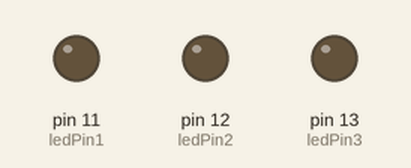
Simulated run of this sketch. Board: Arduino Uno, built with avr-gcc and run on an emulated ATmega328P. On the bench: output pins drawn as LEDs (lit = HIGH).

Above: at 0.15 s.
At 7.54 s:
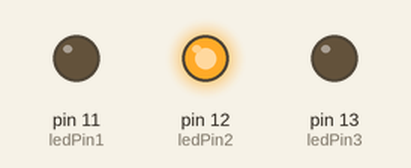
At 14.75 s:
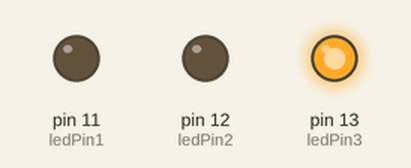
Timing chart, 0 to 15.4 s (numbered marks = the images above):
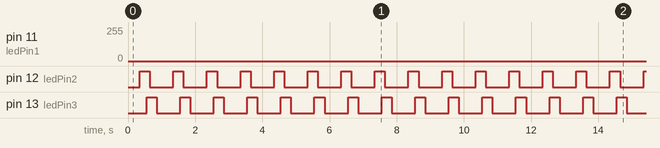

The sketch:

3leds_ascendendo_e_apagando.ino
```cpp
const int ledPin1 = 11;
const int ledPin2 = 12;
const int ledPin3 = 13;

unsigned long milissegAnterior = 0;
const int intervalo1 = 0; // Começo da animação do LED1
const int intervalo2 = 200; // Começo da animação do LED2
const int intervalo3 = 400; // Começo da animação do LED3

void setup() {
  // put your setup code here, to run once:
  pinMode(ledPin1, OUTPUT);
  pinMode(ledPin2, OUTPUT);
  pinMode(ledPin3, OUTPUT);

}

void loop() {
  unsigned long milissegAtual = millis();

  // LED 1
  // Se o tempo atual está entre o início da animação do LED1 e 300ms depois
  if (milissegAtual - milissegAnterior >= intervalo1 && milissegAtual - milissegAnterior <= intervalo1 + 300) {
    // Mapeia o tempo dentro desse intervalo para um valor de brilho entre 0 e 255 (ascendendo)
    int brilho = map(milissegAtual - milissegAnterior - intervalo1, 0, 300, 0, 255);
    // Define o brilho do LED1 usando PWM
    analogWrite(ledPin1, brilho);
  }
  // Se o tempo atual está entre 300ms e 600ms depois do início da animação do LED1
  else if (milissegAtual - milissegAnterior > intervalo1 + 300 && milissegAtual - milissegAnterior <= intervalo1 + 600) {
    // Mapeia o tempo dentro desse intervalo para um valor de brilho entre 255 e 0 (descendendo)
    int brilho = map(milissegAtual - milissegAnterior - intervalo1 - 300, 0, 300, 255, 0);
    // Define o brilho do LED1 usando PWM
    analogWrite(ledPin1, brilho);
  }

  // LED 2
  // Se o tempo atual está entre o início da animação do LED2 e 300ms depois
  if (milissegAtual - milissegAnterior >= intervalo2 && milissegAtual - milissegAnterior <= intervalo2 + 300) {
    // Mapeia o tempo dentro desse intervalo para um valor de brilho entre 0 e 255 (ascendendo)
    int brilho = map(milissegAtual - milissegAnterior - intervalo2, 0, 300, 0, 255);
    // Define o brilho do LED2 usando PWM
    analogWrite(ledPin2, brilho);
  }
  // Se o tempo atual está entre 300ms e 600ms depois do início da animação do LED2
  else if (milissegAtual - milissegAnterior > intervalo2 + 300 && milissegAtual - milissegAnterior <= intervalo2 + 600) {
    // Mapeia o tempo dentro desse intervalo para um valor de brilho entre 255 e 0 (descendendo)
    int brilho = map(milissegAtual - milissegAnterior - intervalo2 - 300, 0, 300, 255, 0);
    // Define o brilho do LED2 usando PWM
    analogWrite(ledPin2, brilho);
  }

  // LED 3
  // Se o tempo atual está entre o início da animação do LED3 e 300ms depois
  if (milissegAtual - milissegAnterior >= intervalo3 && milissegAtual - milissegAnterior <= intervalo3 + 300) {
    // Mapeia o tempo dentro desse intervalo para um valor de brilho entre 0 e 255 (ascendendo)
    int brilho = map(milissegAtual - milissegAnterior - intervalo3, 0, 300, 0, 255);
    // Define o brilho do LED3 usando PWM
    analogWrite(ledPin3, brilho);
  }
  // Se o tempo atual está entre 300ms e 600ms depois do início da animação do LED3
  else if (milissegAtual - milissegAnterior > intervalo3 + 300 && milissegAtual - milissegAnterior <= intervalo3 + 600) {
    // Mapeia o tempo dentro desse intervalo para um valor de brilho entre 255 e 0 (descendendo)
    int brilho = map(milissegAtual - milissegAnterior - intervalo3 - 300, 0, 300, 255, 0);
    // Define o brilho do LED3 usando PWM
    analogWrite(ledPin3, brilho);
  }

  // Resetar após completar a sequência de animação dos 3 LEDs
  if (milissegAtual - milissegAnterior >= intervalo3 + 600) {
    // Define o milissegAnterior como milissegAtual para reiniciar a animação desde o início
    milissegAnterior = milissegAtual;
  }
}
```

Measured:
- by itself, pin 12 (ledPin2), pin 13 (ledPin3): alternates HIGH for 0.30 s and LOW for 0.70 s
